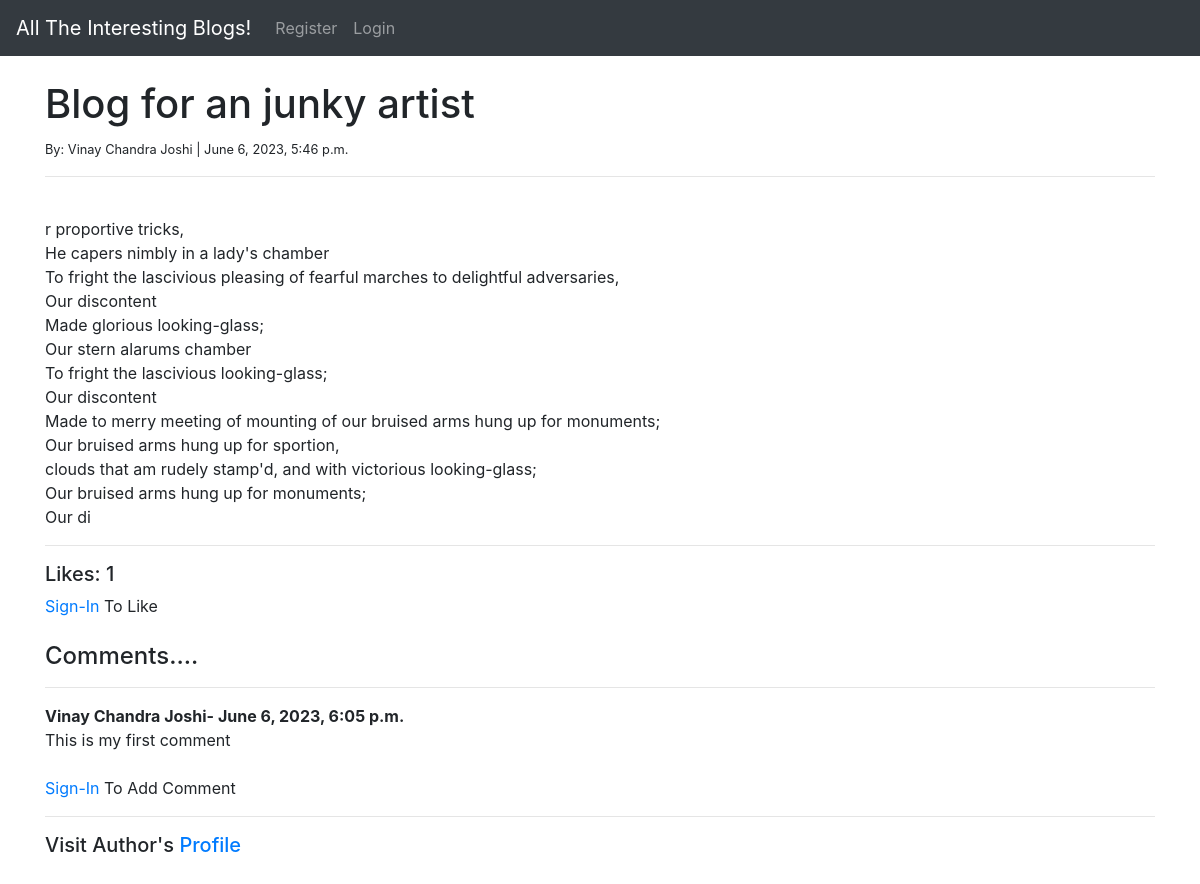
Screenshot of /home/2/ with the database file from the repository.
### blogApi/models.py (models this page shows, shortened)
class Post(models.Model):
    title = models.CharField(max_length=200)
    auther = models.ForeignKey(User, on_delete=models.CASCADE)
    title_tag = models.CharField(max_length=255)
    header_image = models.ImageField(null=True, blank=True, upload_to='images/')
    body = RichTextField(blank=True, null = True)
    date_publication = models.DateTimeField(auto_now_add=True)
    category = models.CharField(max_length=255, default='coding')
    snippet = models.CharField(max_length=255)

class Comments(models.Model):
    commentator = models.ForeignKey(User, on_delete=models.CASCADE)
    article = models.ForeignKey(Post, related_name='comments',on_delete=models.CASCADE)
    comment = models.TextField();
    date_added = models.DateTimeField(auto_now_add=True)

### blogApi/views.py (the view, shortened to what this page needs)
# urls.py: path('<int:pk>/', DetailArticleView.as_view(), name='article-detail'),
class DetailArticleView(View):
    def get(self, request, pk):
        postObject = Post.objects.get(pk=pk)
        if request.user.is_authenticated:
            context = self.getContext(request.user, postObject)
        else:
            context = {}
        context['post'] = postObject
        context['likeCount'] = self.getLikeCount(postObject)
        return render(request, 'article_detail.html', context)
    def getLikeCount(self, postObject):
        return Likes.objects.filter(article= postObject).count()

### blogApi/context_processors.py (called while the page is built)
def blog_Api_Context_Processor(request):
    context = {}
    ur = '/home/'
    if request.path.endswith(ur) or request.path.startswith(ur+'updatePost/')  :
        querySet = Category.objects.all()
        categories = [obj.name for obj in querySet]
        context['categ'] = categories
    return context

### blogApi/templates/article_detail.html (shortened to what this page needs)
{% extends 'base.html' %}
{% load static %}
{% block content %}
<h1>{{ post.title }}</h1>
<small>By: {{post.auther.first_name}}
           {{post.auther.last_name}} |
           {{post.date_publication}}
</small>
<br>
<hr>
<text>{{post.body | safe}}</text>
<hr></hr>
    <h5>Likes:  {{ likeCount }}</h5>
        {% if  user.is_authenticated %}
                {% if Liked %}
                    <br>
                    <a href="{% url 'hit-the-like-dislike' post.id %}" class="btn btn-danger">Unlike</a>
                {% else %}
                    <br>
                    <a href="{% url 'hit-the-like-dislike' post.id %}" class="btn btn-primary">Like</a>
                {% endif %}
        {% else %}
        <a href="{% url 'login' %}" >Sign-In </a>To Like
        {% endif %}
      <br></br>
      <h4>Comments....</h4>
        <hr></hr>
      {% if post.comments.all %}
        {% for comment in post.comments.all %}
            <strong>{{comment.commentator.first_name}} {{comment.commentator.last_name}}- {{ comment.date_added }}
            </strong>
            <br>
            {{comment.comment}}
            <br></br>
        {% endfor %}
      {% else %}
        <br>
        <h5>Be First One to Comment</h5>
      {% endif %}
      {% if user.is_authenticated %}
        Add Comments
        <a href="{% url 'add-comment' post.id %}"> Here</a>
      {% else %}
        <a href="{% url 'login' %}" >Sign-In </a>To Add Comment
      {% endif %}
      <br>
      <hr></hr>
            {% if post.auther.profile %}
            <h5>Visit Author's <a href="{% url 'author_profile' post.auther.profile.id %}">Profile</a></h5>
            {% endif %}
      <br></br>
{% endblock %}

### rows the page displays
Post: title "Blog for an junky artist", auther.first_name "Vinay Chandra", auther.last_name "Joshi", date_publication "June 6, 2023, 5:46 p.m.", body "r proportive tricks, He capers nimbly in a lady's chamber To fright the lascivious pleasing of fearful marches to delightful adversaries, Our discontent Made glorious looking-glass; Our stern alarums chamber To fright the lascivious looking-glass; Our discontent Made to merry meeting of mounting of our bruised arms hung up for monuments; Our bruised arms hung up for sportion, clouds that am rudely stamp'd, and with victorious looking-glass; Our bruised arms hung up for monuments; Our di"
Comments: commentator.first_name "Vinay Chandra", commentator.last_name "Joshi", date_added "June 6, 2023, 6:05 p.m.", comment "This is my first comment"

### other values shown
{{ likeCount }} "1"
